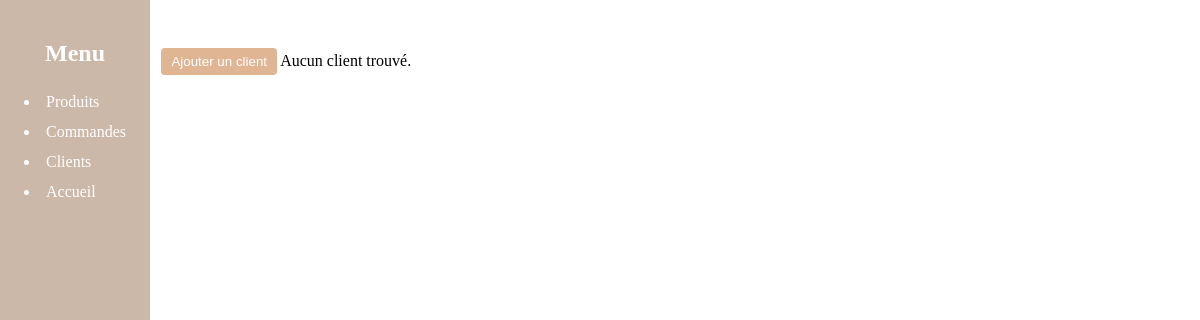
/pages/client.php, run on an earlier commit of the app's database.
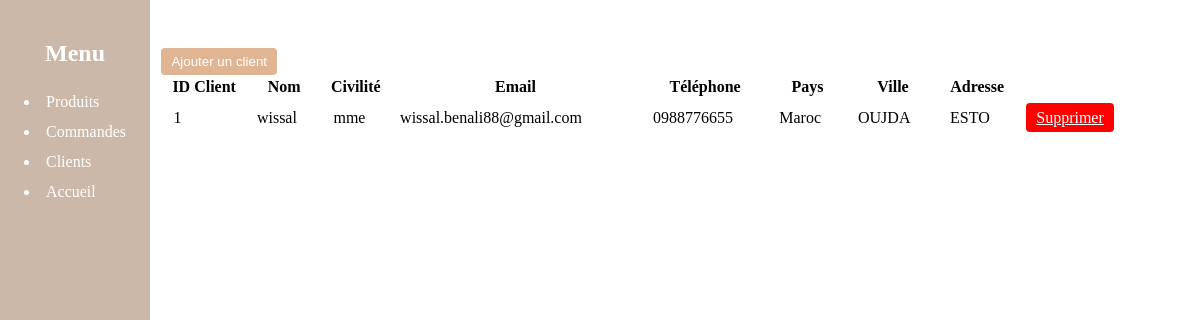
And on a later commit of the database.
### tables this page shows
CREATE TABLE `utilisateur` (
  `IDCLIENT` int(11) NOT NULL,
  `NOMCLIENT` varchar(30) NOT NULL,
  `CIVILITECLIENT` varchar(5) DEFAULT NULL,
  `EMAILCLIENT` varchar(50) DEFAULT NULL,
  `MDPCLIENT` varchar(20) DEFAULT NULL,
  `TELCLIENT` varchar(10) DEFAULT NULL,
  `PAYS` char(5) DEFAULT 'Maroc',
  `VILLECLIENT` varchar(15) DEFAULT NULL,
  `ADRESSECLIENT` varchar(40) DEFAULT NULL
);

### pages/C.php (the view)
<?php
include("connection.php");
$sql_client = "SELECT * FROM utilisateur";
$resultat_client = mysqli_query($bdd, $sql_client);
if ($resultat_client && mysqli_num_rows($resultat_client) > 0) {
    echo "<table class='table'>";
    echo "<thead><tr><th>ID Client</th><th>Nom</th><th>Civilité</th><th>Email</th><th>Téléphone</th><th>Pays</th><th>Ville</th><th>Adresse</th></tr></thead>";
    echo "<tbody>";
    while ($row_client = mysqli_fetch_assoc($resultat_client)) {
        echo "<tr><td>" . $row_client["IDCLIENT"] . "</td><td>" . $row_client["NOMCLIENT"] . "</td><td>" . $row_client["CIVILITECLIENT"] . "</td><td>" . $row_client["EMAILCLIENT"] . "</td><td>" . $row_client["TELCLIENT"] . "</td><td>" . $row_client["PAYS"] . "</td><td>" . $row_client["VILLECLIENT"] . "</td><td>" . $row_client["ADRESSECLIENT"] . "</td>";
        echo "<td><a href='delete_client.php?id=" . $row_client["IDCLIENT"] . "' class='btn btn-danger bn'>Supprimer</a></td></tr>";
    }
    echo "</tbody>";
    echo "</table>";
} else {
    echo "Aucun client trouvé.";
}
?>

What changed in the data, as far as the page shows it:
added utilisateur: IDCLIENT "1", NOMCLIENT "wissal", CIVILITECLIENT "mme", EMAILCLIENT "wissal.benali88@gmail.com", TELCLIENT "0988776655", PAYS "Maroc", VILLECLIENT "OUJDA", ADRESSECLIENT "ESTO"
Also different on the page:
text no longer shown: "Aucun client trouvé."
text now shown: "ID Client Nom Civilité Email Téléphone Pays Ville Adresse"
